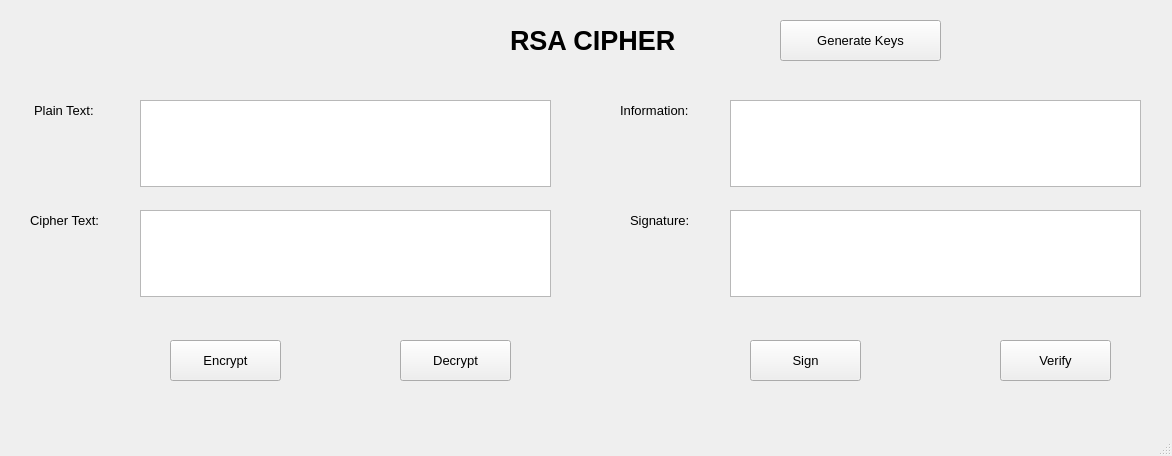
<?xml version="1.0" encoding="UTF-8"?>
<ui version="4.0">
 <class>MainWindow</class>
 <widget class="QMainWindow" name="MainWindow">
  <property name="geometry">
   <rect>
    <x>0</x>
    <y>0</y>
    <width>1172</width>
    <height>456</height>
   </rect>
  </property>
  <property name="windowTitle">
   <string>MainWindow</string>
  </property>
  <widget class="QWidget" name="centralwidget">
   <widget class="QPushButton" name="btn_encrypt">
    <property name="geometry">
     <rect>
      <x>170</x>
      <y>340</y>
      <width>111</width>
      <height>41</height>
     </rect>
    </property>
    <property name="font">
     <font>
      <pointsize>10</pointsize>
     </font>
    </property>
    <property name="text">
     <string>Encrypt</string>
    </property>
   </widget>
   <widget class="QLabel" name="label">
    <property name="geometry">
     <rect>
      <x>510</x>
      <y>20</y>
      <width>211</width>
      <height>41</height>
     </rect>
    </property>
    <property name="font">
     <font>
      <pointsize>20</pointsize>
      <weight>75</weight>
      <bold>true</bold>
     </font>
    </property>
    <property name="text">
     <string>RSA CIPHER</string>
    </property>
   </widget>
   <widget class="QLabel" name="label_2">
    <property name="geometry">
     <rect>
      <x>34</x>
      <y>100</y>
      <width>81</width>
      <height>20</height>
     </rect>
    </property>
    <property name="font">
     <font>
      <pointsize>10</pointsize>
     </font>
    </property>
    <property name="text">
     <string>Plain Text:</string>
    </property>
   </widget>
   <widget class="QTextEdit" name="txt_plaintext">
    <property name="geometry">
     <rect>
      <x>140</x>
      <y>100</y>
      <width>411</width>
      <height>87</height>
     </rect>
    </property>
    <property name="font">
     <font>
      <pointsize>10</pointsize>
     </font>
    </property>
   </widget>
   <widget class="QLabel" name="label_3">
    <property name="geometry">
     <rect>
      <x>30</x>
      <y>210</y>
      <width>81</width>
      <height>20</height>
     </rect>
    </property>
    <property name="font">
     <font>
      <pointsize>10</pointsize>
     </font>
    </property>
    <property name="text">
     <string>Cipher Text:</string>
    </property>
   </widget>
   <widget class="QTextEdit" name="txt_ciphertext">
    <property name="geometry">
     <rect>
      <x>140</x>
      <y>210</y>
      <width>411</width>
      <height>87</height>
     </rect>
    </property>
    <property name="font">
     <font>
      <pointsize>10</pointsize>
     </font>
    </property>
   </widget>
   <widget class="QLabel" name="label_4">
    <property name="geometry">
     <rect>
      <x>620</x>
      <y>100</y>
      <width>101</width>
      <height>20</height>
     </rect>
    </property>
    <property name="font">
     <font>
      <pointsize>10</pointsize>
     </font>
    </property>
    <property name="text">
     <string>Information:</string>
    </property>
   </widget>
   <widget class="QLabel" name="label_5">
    <property name="geometry">
     <rect>
      <x>630</x>
      <y>210</y>
      <width>101</width>
      <height>20</height>
     </rect>
    </property>
    <property name="font">
     <font>
      <pointsize>10</pointsize>
     </font>
    </property>
    <property name="text">
     <string>Signature:</string>
    </property>
   </widget>
   <widget class="QTextEdit" name="txt_information">
    <property name="geometry">
     <rect>
      <x>730</x>
      <y>100</y>
      <width>411</width>
      <height>87</height>
     </rect>
    </property>
    <property name="font">
     <font>
      <pointsize>10</pointsize>
     </font>
    </property>
   </widget>
   <widget class="QTextEdit" name="txt_signature">
    <property name="geometry">
     <rect>
      <x>730</x>
      <y>210</y>
      <width>411</width>
      <height>87</height>
     </rect>
    </property>
    <property name="font">
     <font>
      <pointsize>10</pointsize>
     </font>
    </property>
   </widget>
   <widget class="QPushButton" name="btn_decrypt">
    <property name="geometry">
     <rect>
      <x>400</x>
      <y>340</y>
      <width>111</width>
      <height>41</height>
     </rect>
    </property>
    <property name="font">
     <font>
      <pointsize>10</pointsize>
     </font>
    </property>
    <property name="text">
     <string>Decrypt</string>
    </property>
   </widget>
   <widget class="QPushButton" name="btn_sign">
    <property name="geometry">
     <rect>
      <x>750</x>
      <y>340</y>
      <width>111</width>
      <height>41</height>
     </rect>
    </property>
    <property name="font">
     <font>
      <pointsize>10</pointsize>
     </font>
    </property>
    <property name="text">
     <string>Sign</string>
    </property>
   </widget>
   <widget class="QPushButton" name="btn_verify">
    <property name="geometry">
     <rect>
      <x>1000</x>
      <y>340</y>
      <width>111</width>
      <height>41</height>
     </rect>
    </property>
    <property name="font">
     <font>
      <pointsize>10</pointsize>
     </font>
    </property>
    <property name="text">
     <string>Verify</string>
    </property>
   </widget>
   <widget class="QPushButton" name="btn_generatekey">
    <property name="geometry">
     <rect>
      <x>780</x>
      <y>20</y>
      <width>161</width>
      <height>41</height>
     </rect>
    </property>
    <property name="font">
     <font>
      <pointsize>10</pointsize>
     </font>
    </property>
    <property name="text">
     <string>Generate Keys</string>
    </property>
   </widget>
  </widget>
  <widget class="QMenuBar" name="menubar">
   <property name="geometry">
    <rect>
     <x>0</x>
     <y>0</y>
     <width>1172</width>
     <height>26</height>
    </rect>
   </property>
  </widget>
  <widget class="QStatusBar" name="statusbar"/>
 </widget>
 <resources/>
 <connections/>
</ui>
